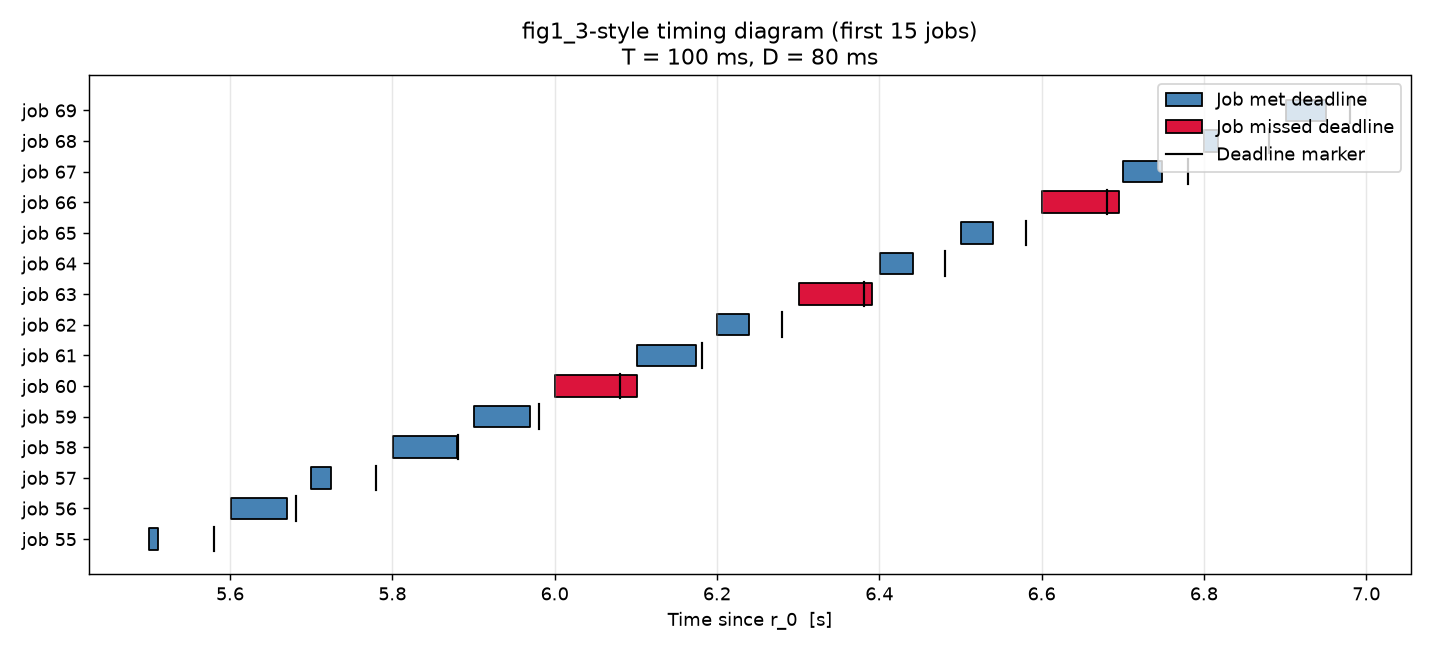

Reproduce this figure in Python.
import numpy as np
import matplotlib.pyplot as plt
from matplotlib.patches import Patch

data = np.load("timing_data.npz")

T                 = float(data["T"])
D                 = float(data["D"])
actual_release    = data["actual_release"]      # offset from r_0
completion        = data["completion"]
absolute_deadline = data["absolute_deadline"]
meets_deadline    = data["meets_deadline"]

# We plot only a window of jobs for readability (fig1_3 is schematic).
# Try k = 0 .. 14 first; the miss at some index may or may not be in this window.
K_START = 55
K_END   = 70

fig, ax = plt.subplots(figsize=(11, 5))

for i in range(K_START, K_END):
    y = i
    start = actual_release[i]
    width = completion[i] - actual_release[i]
    color = "steelblue" if meets_deadline[i] else "crimson"

    # broken_barh wants (x_start, x_width) tuples in a list, per y
    ax.broken_barh([(start, width)], (y - 0.35, 0.7),
                   facecolors=color, edgecolor="black")

    # Deadline marker (vertical tick at absolute_deadline)
    ax.plot([absolute_deadline[i], absolute_deadline[i]],
            [y - 0.4, y + 0.4],
            color="black", linewidth=1.2)

ax.set_yticks(range(K_START, K_END))
ax.set_yticklabels([f"job {i}" for i in range(K_START, K_END)])
ax.set_xlabel("Time since r_0  [s]")
ax.set_title(f"fig1_3-style timing diagram (first {K_END - K_START} jobs)\n"
             f"T = {T*1000:.0f} ms, D = {D*1000:.0f} ms")

# Legend
handles = [
    Patch(facecolor="steelblue", edgecolor="black", label="Job met deadline"),
    Patch(facecolor="crimson",   edgecolor="black", label="Job missed deadline"),
    plt.Line2D([0], [0], color="black", lw=1.2, label="Deadline marker"),
]
ax.legend(handles=handles, loc="upper right")
ax.grid(alpha=0.3, axis="x")
plt.tight_layout()
plt.savefig("timing_diagram.png", dpi=130)
print("Saved timing_diagram.png")
plt.show()
